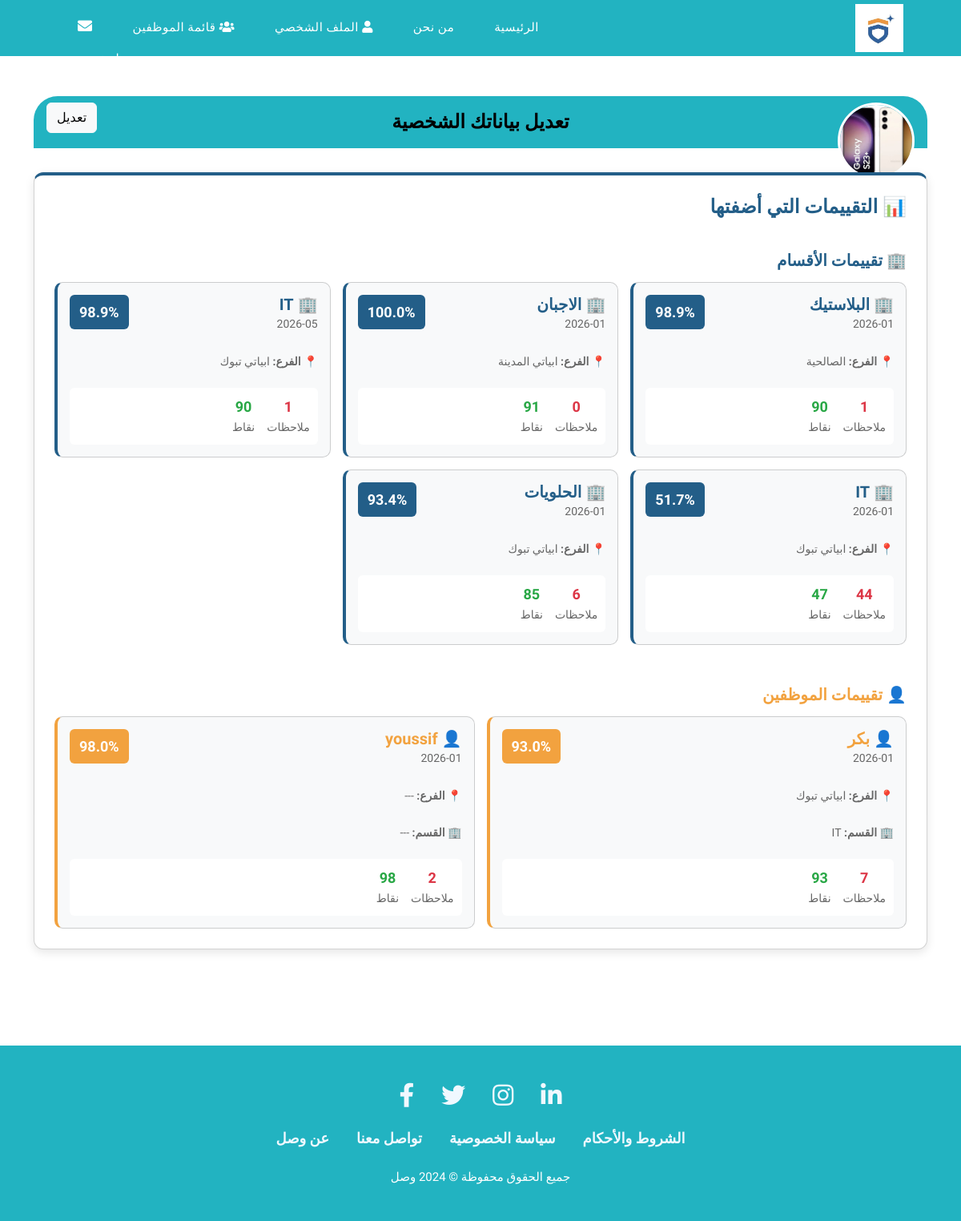
Page /accounts/profile (signed in) on the earlier database version.
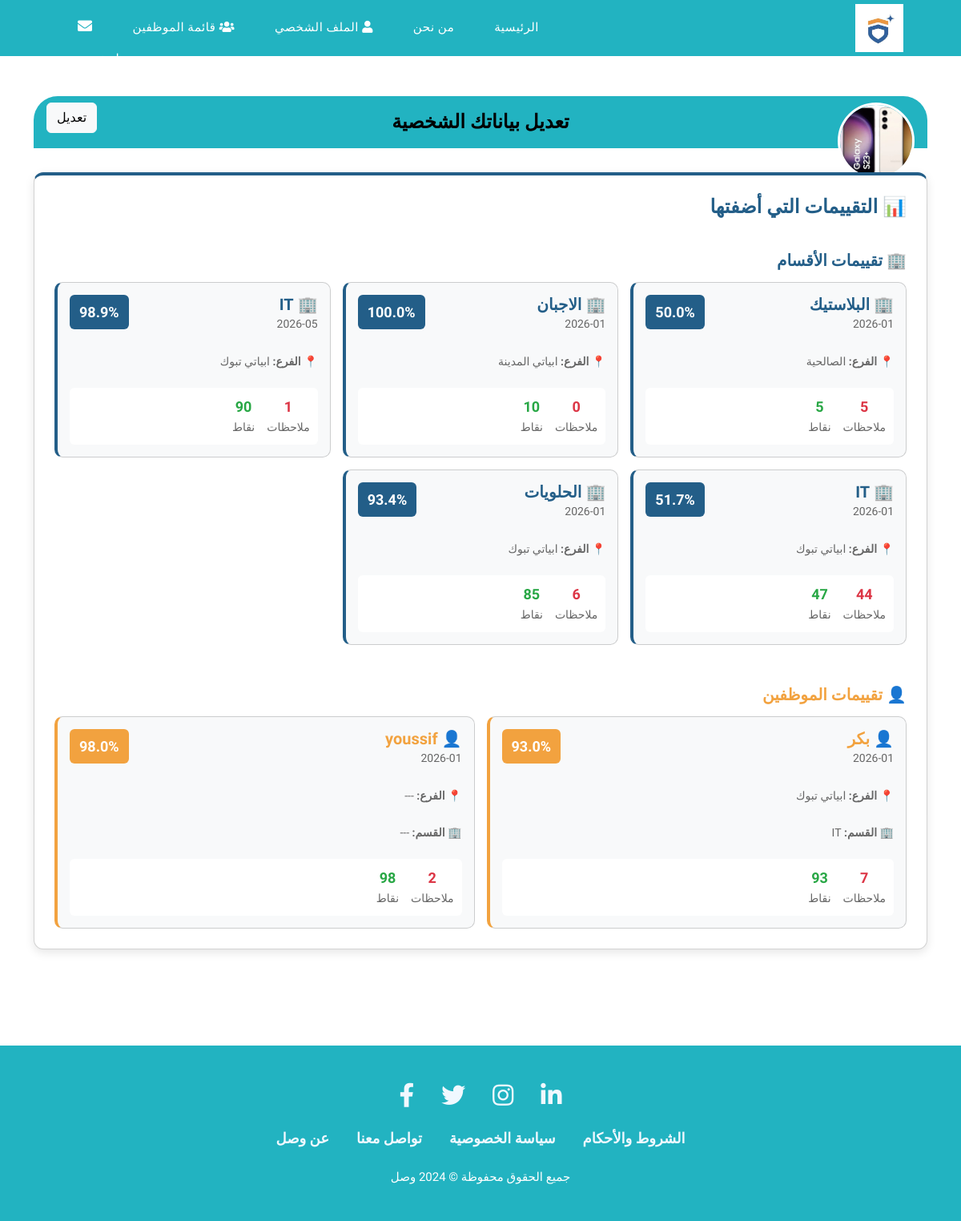
Same page on the later database version.
### The_Owner/models.py (models this page shows, shortened)
class DepartmentEvaluation(models.Model):
    from The_Investor.models import Department, Branch
    department = models.ForeignKey(Department, on_delete=models.CASCADE, verbose_name='القسم')
    month = models.DateField(verbose_name='الشهر')
    evaluator = models.ForeignKey(Owner, on_delete=models.SET_NULL, null=True, verbose_name='المقيّم')
    total_observations = models.IntegerField(default=0, editable=False, verbose_name='إجمالي الملاحظات')
    total_score = models.IntegerField(default=0, editable=False, verbose_name='إجمالي النقاط')
    max_possible_score = models.IntegerField(default=0, editable=False, verbose_name='أقصى نقاط ممكنة')
    percentage = models.DecimalField(max_digits=5, decimal_places=2, default=0, editable=False, verbose_name='النسبة المئوية')
    notes = models.TextField(blank=True, verbose_name='ملاحظات عامة')
    created_at = models.DateTimeField(auto_now_add=True)
    updated_at = models.DateTimeField(auto_now=True)
    class Meta:
        ordering = ['-month', 'department']
        unique_together = ['department', 'month']
        verbose_name = 'تقييم القسم'
        verbose_name_plural = 'تقييمات الأقسام'

class EmployeeEvaluation(models.Model):
    from The_Investor.models import Investor
    employee = models.ForeignKey(Investor, on_delete=models.CASCADE, verbose_name='الموظف')
    month = models.DateField(verbose_name='الشهر')
    evaluator = models.ForeignKey(Owner, on_delete=models.SET_NULL, null=True, verbose_name='المقيّم')
    total_observations = models.IntegerField(default=0, editable=False, verbose_name='إجمالي الملاحظات')
    total_score = models.IntegerField(default=0, editable=False, verbose_name='إجمالي النقاط')
    max_possible_score = models.IntegerField(default=0, editable=False, verbose_name='أقصى نقاط ممكنة')
    percentage = models.DecimalField(max_digits=5, decimal_places=2, default=0, editable=False, verbose_name='النسبة المئوية')
    notes = models.TextField(blank=True, verbose_name='ملاحظات عامة')
    created_at = models.DateTimeField(auto_now_add=True)
    updated_at = models.DateTimeField(auto_now=True)
    class Meta:
        ordering = ['-month', 'employee']
        unique_together = ['employee', 'month']
        verbose_name = 'تقييم الموظف'
        verbose_name_plural = 'تقييمات الموظفين'

### The_Investor/models.py (models this page shows, shortened)
class Department(models.Model):
    name = models.CharField(max_length=150, unique=True)
    branch = models.ForeignKey('Branch', on_delete=models.CASCADE, null=True, blank=True, related_name='departments')

class Branch(models.Model):
    name = models.CharField(max_length=150, unique=True)

class Investor(models.Model):
    user = models.OneToOneField(settings.AUTH_USER_MODEL, on_delete=models.CASCADE)
    date_of_birth = models.DateField(blank=True, null=True)
    photo = models.ImageField(upload_to='usersphoto/%Y/%m/%d/', blank=True)
    phone = models.CharField(max_length=9)
    total_investor = models.IntegerField(default=0)
    address = models.CharField(max_length=25)
    branch = models.ForeignKey('Branch', on_delete=models.SET_NULL, null=True, blank=True, related_name='investors')
    department = models.ForeignKey('Department', on_delete=models.SET_NULL, null=True, blank=True, related_name='investors')
    job_title = models.CharField(max_length=100, blank=True)
    owner = models.OneToOneField(Owner, on_delete=models.CASCADE, null=True, blank=True)

### accounts/views.py (the view)
# urls.py: path('profile', views.profile, name='profile'),
def profile(request):
    if request.method == 'POST' and 'btnsave' in request.POST:
        if request.user is not None and request.user.id is not None:
            user_owner = Owner.objects.filter(user=request.user).first()
            user_investor = Investor.objects.filter(user=request.user).first()
            if (
                request.POST['fname']
                and request.POST['lname']
                and request.POST['address']
                and request.POST['email']
                and request.POST['user']
            ):
                request.user.first_name = request.POST['fname']
                request.user.last_name = request.POST['lname']
                if user_owner:
                    user_owner.address = request.POST['address']
                elif user_investor:
                    user_investor.address = request.POST['address']
                    from The_Investor.models import Branch, Department
                    branch_val = request.POST.get('branch')
                    dept_val = request.POST.get('department')
                    try:
                        user_investor.branch = Branch.objects.get(pk=branch_val) if branch_val else user_investor.branch
                    except Exception:
                        try:
                            user_investor.branch = Branch.objects.get(name=branch_val)
                        except Exception:
                            pass
                    try:
                        user_investor.department = Department.objects.get(pk=dept_val) if dept_val else user_investor.department
                    except Exception:
                        try:
                            user_investor.department = Department.objects.get(name=dept_val)
                        except Exception:
                            pass
                    user_investor.job_title = request.POST.get('job_title', user_investor.job_title)
                request.user.email = request.POST['email']
                request.user.username = request.POST['user']
                request.user.save()
                if user_owner:
                    user_owner.save()
                elif user_investor:
                    user_investor.save()
                auth.login(request, request.user)
                messages.success(request, 'تم حفظ التعديلات')
            else:
                messages.error(request, 'تحقق من القيم')
        return redirect('profile')
    else:
        if request.user is not None:
            context = None
            if not request.user.is_anonymous:
                user_owner = Owner.objects.filter(user=request.user).first()
                user_investor = Investor.objects.filter(user=request.user).first()
                owner_dept_evaluations = []
                owner_emp_evaluations = []
                if user_owner:
                    from The_Owner.models import DepartmentEvaluation, EmployeeEvaluation
                    owner_dept_evaluations = DepartmentEvaluation.objects.filter(evaluator=user_owner).select_related('department__branch').order_by('-created_at')[:5]
                    owner_emp_evaluations = EmployeeEvaluation.objects.filter(evaluator=user_owner).select_related('employee__user', 'employee__department', 'employee__branch').order_by('-created_at')[:5]
                employee_evaluations = []
                latest_employee_eval = None
                if user_investor:
                    from The_Owner.models import EmployeeEvaluation
                    employee_evaluations = EmployeeEvaluation.objects.filter(employee=user_investor).select_related('evaluator__user').order_by('-month')[:5]
                    latest_employee_eval = employee_evaluations.first() if employee_evaluations else None
                context = {
                    'fname': request.user.first_name,
                    'lname': request.user.last_name,
                    'address': user_owner.address if user_owner else (user_investor.address if user_investor else ''),
                    'email': request.user.email,
                    'user': request.user.username,
                    'employee_evaluations': employee_evaluations,
                    'latest_employee_eval': latest_employee_eval,
                    'branch': user_investor.branch if user_investor else '',
                    'department': user_investor.department if user_investor else '',
                    'job_title': user_investor.job_title if user_investor else '',
                    'photo_url': (user_owner.photo.url if user_owner and getattr(user_owner, 'photo', None) else (user_investor.photo.url if user_investor and getattr(user_investor, 'photo', None) else '')),
                    'owner_dept_evaluations': owner_dept_evaluations,
                    'owner_emp_evaluations': owner_emp_evaluations,
                    'is_owner': bool(user_owner),
                }
            return render(request, 'accounts/profile.html', context)
        else:
            return redirect('profile')

### templates/accounts/profile.html (shortened to what this page needs)
{% load static %}
<!DOCTYPE html>
<html lang="en">
  <head>
    <link href="{% static 'vendor/bootstrap/css/bootstrap.min.css' %}" rel="stylesheet">
    <link rel="stylesheet" href="{% static 'assets/css/fontawesome.css' %}">
    <link rel="stylesheet" href="{% static 'assets/css/templatemo-woox-travel.css' %}">
    <link rel="stylesheet" href="{% static 'assets/css/owl.css' %}">
    <link rel="stylesheet" href="{% static 'assets/css/animate.css' %}">
    <link rel="stylesheet"href="https://unpkg.com/swiper@7/swiper-bundle.min.css"/>
  </head>
<body>
{% include 'parts/nav.html' %}
<div class="reservation-form">
    <div class="container">
      <div class="row" style="direction: rtl;">
        <div class="col-lg-12">
          <center>
          <div class="col-lg-12" style="background-color: #22b3c1; border-top-left-radius:30px; border-top-right-radius:30px; position:relative; padding:18px;">
            {% if photo_url %}
              <img src="{{ photo_url }}" alt="الصورة الشخصية" style="width:96px;height:96px;border-radius:50%;object-fit:cover;border:3px solid #fff;position:absolute; right:16px; top:8px;"/>
            {% endif %}
            <h4 style="margin:0;">تعديل بياناتك الشخصية</h4>
            {% if request.user.is_authenticated %}
              <button id="edit-profile-toggle" type="button" class="btn btn-light" style="position:absolute; left:16px; top:8px;">تعديل</button>
            {% endif %}
          </div>
        </center>
          {% if request.user.is_authenticated %}
           {% if is_owner %}
           <div class="col-lg-12" style="margin-top:30px;">
             <div class="card" style="border-radius:12px; padding:25px; box-shadow:0 4px 12px rgba(0,0,0,0.1); border-top:4px solid #235E88;">
               <h4 style="color:#235E88; font-weight:700; margin-bottom:20px; display:flex; align-items:center; gap:10px;">📊 التقييمات التي أضفتها</h4>
               {% if owner_dept_evaluations %}
               <h5 style="color:#235E88; font-weight:600; margin-top:20px; margin-bottom:15px;">🏢 تقييمات الأقسام</h5>
               <div style="display:grid; grid-template-columns:repeat(auto-fit, minmax(300px, 1fr)); gap:15px; margin-bottom:30px;">
                 {% for ev in owner_dept_evaluations %}
                 <div class="card" style="border-radius:10px; border-left:4px solid #235E88; padding:15px; background:#f8f9fa; transition:all 0.2s;" onmouseover="this.style.transform='translateY(-3px)'; this.style.boxShadow='0 6px 16px rgba(0,0,0,0.1)';" onmouseout="this.style.transform='translateY(0)'; this.style.boxShadow='0 2px 8px rgba(0,0,0,0.05)';">
                   <div style="display:flex; justify-content:space-between; align-items:start; margin-bottom:12px;">
                     <div>
                       <h5 style="color:#235E88; margin:0; font-weight:700;">🏢 {{ ev.department.name }}</h5>
                       <small style="color:#666;">{{ ev.month|date:'Y-m' }}</small>
                     </div>
                     <div style="background:#235E88; color:#fff; padding:8px 12px; border-radius:6px; font-weight:700; font-size:18px;">{{ ev.percentage|floatformat:1 }}%</div>
                   </div>
                   <p style="margin:8px 0; color:#666; font-size:14px;"><strong>📍 الفرع:</strong> {{ ev.department.branch.name|default:'---' }}</p>
                   <div style="display:flex; gap:15px; margin-top:10px; padding:10px; background:white; border-radius:6px;">
                     <div style="text-align:center;">
                       <div style="font-size:18px; font-weight:700; color:#dc3545;">{{ ev.total_observations }}</div>
                       <small style="color:#666;">ملاحظات</small>
                     </div>
                     <div style="text-align:center;">
                       <div style="font-size:18px; font-weight:700; color:#28a745;">{{ ev.total_score }}</div>
                       <small style="color:#666;">نقاط</small>
                     </div>
                   </div>
                 </div>
                 {% endfor %}
               </div>
               {% endif %}
               {% if owner_emp_evaluations %}
               <h5 style="color:#F2A23F; font-weight:600; margin-top:20px; margin-bottom:15px;">👤 تقييمات الموظفين</h5>
               <div style="display:grid; grid-template-columns:repeat(auto-fit, minmax(300px, 1fr)); gap:15px;">
                 {% for ev in owner_emp_evaluations %}
                 <div class="card" style="border-radius:10px; border-left:4px solid #F2A23F; padding:15px; background:#f8f9fa; transition:all 0.2s;" onmouseover="this.style.transform='translateY(-3px)'; this.style.boxShadow='0 6px 16px rgba(0,0,0,0.1)';" onmouseout="this.style.transform='translateY(0)'; this.style.boxShadow='0 2px 8px rgba(0,0,0,0.05)';">
                   <div style="display:flex; justify-content:space-between; align-items:start; margin-bottom:12px;">
                     <div>
                       <h5 style="color:#F2A23F; margin:0; font-weight:700;">👤 {{ ev.employee.user.username }}</h5>
                       <small style="color:#666;">{{ ev.month|date:'Y-m' }}</small>
                     </div>
                     <div style="background:#F2A23F; color:#fff; padding:8px 12px; border-radius:6px; font-weight:700; font-size:18px;">{{ ev.percentage|floatformat:1 }}%</div>
                   </div>
                   <p style="margin:8px 0; color:#666; font-size:14px;"><strong>📍 الفرع:</strong> {{ ev.employee.branch.name|default:'---' }}</p>
                   <p style="margin:8px 0; color:#666; font-size:14px;"><strong>🏢 القسم:</strong> {{ ev.employee.department.name|default:'---' }}</p>
                   <div style="display:flex; gap:15px; margin-top:10px; padding:10px; background:white; border-radius:6px;">
                     <div style="text-align:center;">
                       <div style="font-size:18px; font-weight:700; color:#dc3545;">{{ ev.total_observations }}</div>
                       <small style="color:#666;">ملاحظات</small>
                     </div>
                     <div style="text-align:center;">
                       <div style="font-size:18px; font-weight:700; color:#28a745;">{{ ev.total_score }}</div>
                       <small style="color:#666;">نقاط</small>
                     </div>
                   </div>
                 </div>
                 {% endfor %}
               </div>
               {% endif %}
             </div>
           </div>
           {% endif %}
          {% endif %}
        </div>
      </div>
    </div>
  </div>
{% include 'parts/footer.html' %}
  </body>
</html>

Differences in the rows shown:
changed DepartmentEvaluation "البلاستيك": percentage "98.9" → "50.0"; total_observations "1" → "5"; total_score "90" → "5"
changed DepartmentEvaluation "الاجبان": total_score "91" → "10"
